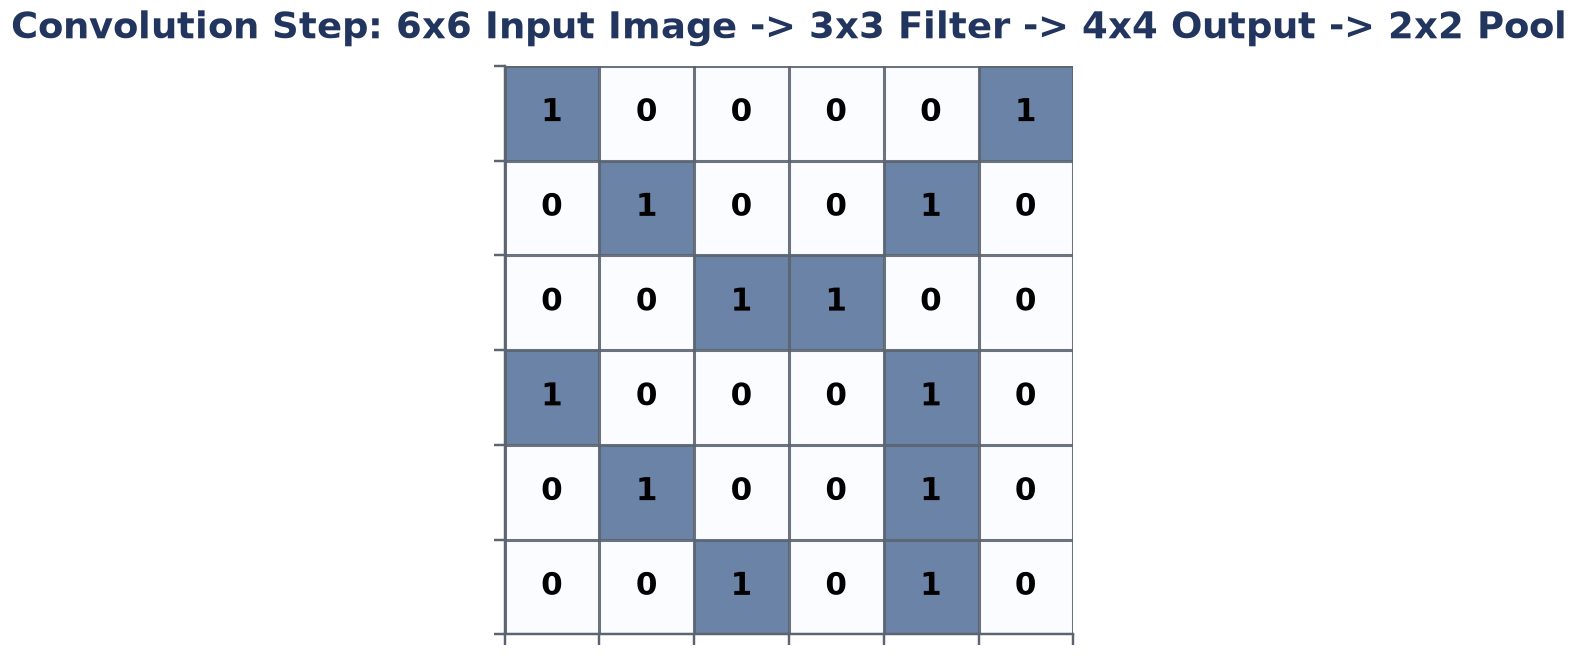

This chart was generated by the following Python code:
#!/usr/bin/env python3
import os
import sys
import numpy as np
import matplotlib.pyplot as plt

sys.path.insert(0, os.path.abspath(os.path.join(os.path.dirname(__file__), "../../../scripts")))
from figstyle import use_house_style, PALETTE

use_house_style()
here = os.path.dirname(os.path.abspath(__file__))

fig, ax = plt.subplots(figsize=(6.5, 3.2))

# Draw 6x6 grid
input_img = np.array([
    [1, 0, 0, 0, 0, 1],
    [0, 1, 0, 0, 1, 0],
    [0, 0, 1, 1, 0, 0],
    [1, 0, 0, 0, 1, 0],
    [0, 1, 0, 0, 1, 0],
    [0, 0, 1, 0, 1, 0]
])

feature_map = np.array([
    [0, 0, 0, 0],
    [0, 0, 0, 0],
    [0, 0, 0, 1],
    [0, 0, 0, 3]
])

maxpool = np.array([
    [0, 0],
    [0, 3]
])

ax.imshow(input_img, cmap="Blues", alpha=0.6)
for i in range(6):
    for j in range(6):
        ax.text(j, i, str(input_img[i, j]), ha="center", va="center", fontweight="bold", fontsize=10)

ax.set_xticks(np.arange(-0.5, 6, 1))
ax.set_yticks(np.arange(-0.5, 6, 1))
ax.set_xticklabels([])
ax.set_yticklabels([])
ax.grid(True, color=PALETTE["muted"], lw=1)
ax.set_title("Convolution Step: 6x6 Input Image -> 3x3 Filter -> 4x4 Output -> 2x2 Pool")

out = os.path.join(here, "fig_conv_pool.png")
fig.tight_layout()
fig.savefig(out, dpi=220, bbox_inches="tight")
plt.close(fig)
print("Saved fig_conv_pool.png")
